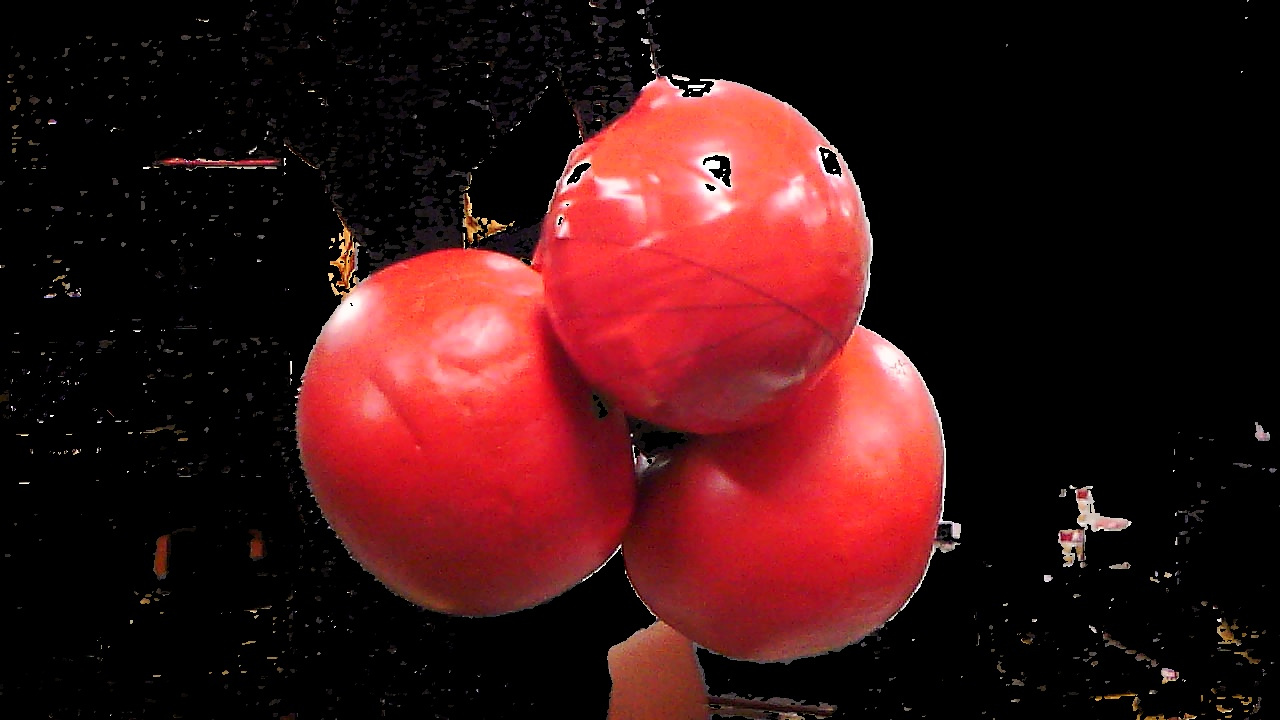
#> input picture tomato_ws/src/simple_detection/scripts/test_watershade/tomato.jpg, 1280 x 720 px
$ python test_edge.py   (older library calls are emulated)
#> lines starting #> are read from the running program, lines starting #| are printed output that depends on the picture; after the words box and inside, x2 and y2 are one past the last pixel; in counts of white or black regions, pixels touching at a corner belong together
import cv2
import numpy as np

img_path = "./test_watershade/tomato.jpg"
img = cv2.imread(img_path)
#> img is the input picture: shape (720, 1280, 3); mean B, G, R 20.1, 19.3, 60.2
img_blur = cv2.blur(img,(1,1))
height = img.shape[0]
#> height = 720
width = img.shape[1]
#> width = 1280

img_hsv = cv2.cvtColor(img, cv2.COLOR_BGR2HSV)
#> img_hsv: shape (720, 1280, 3); mean H, S, V 39.9, 80.8, 60.3

img_gray = cv2.cvtColor(img, cv2.COLOR_BGR2GRAY)

kernel = np.ones((5,5),np.uint8)
img_gray = cv2.erode(img_gray,kernel,iterations=1)

ret, img_gray_bin = cv2.threshold(img_gray, 20, 255, cv2.THRESH_BINARY)
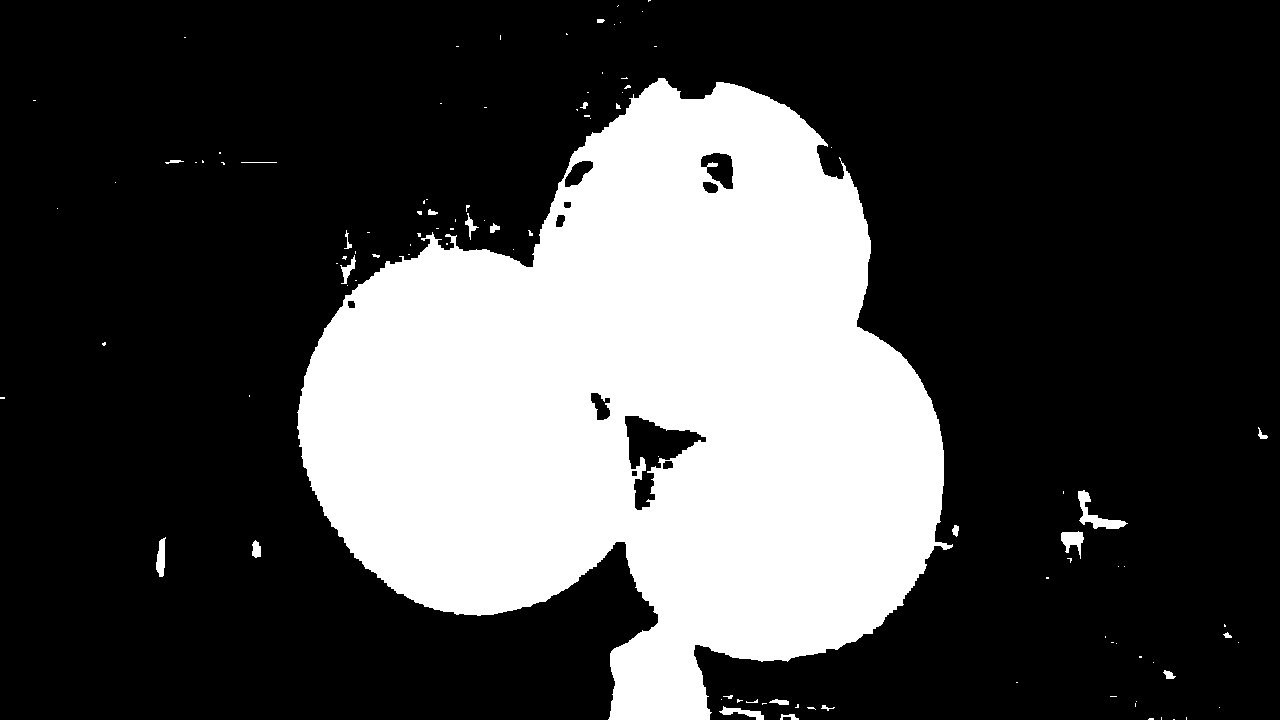
#> img_gray_bin: shape (720, 1280); 28.2% white; 104 white regions (78 under 20 px), largest, box (x1, y1, x2, y2) and area: (297, 78, 953, 720) 257091, (1078, 490, 1128, 529) 589, (1061, 531, 1084, 559) 338

img_gray_his = cv2.equalizeHist(img_gray)
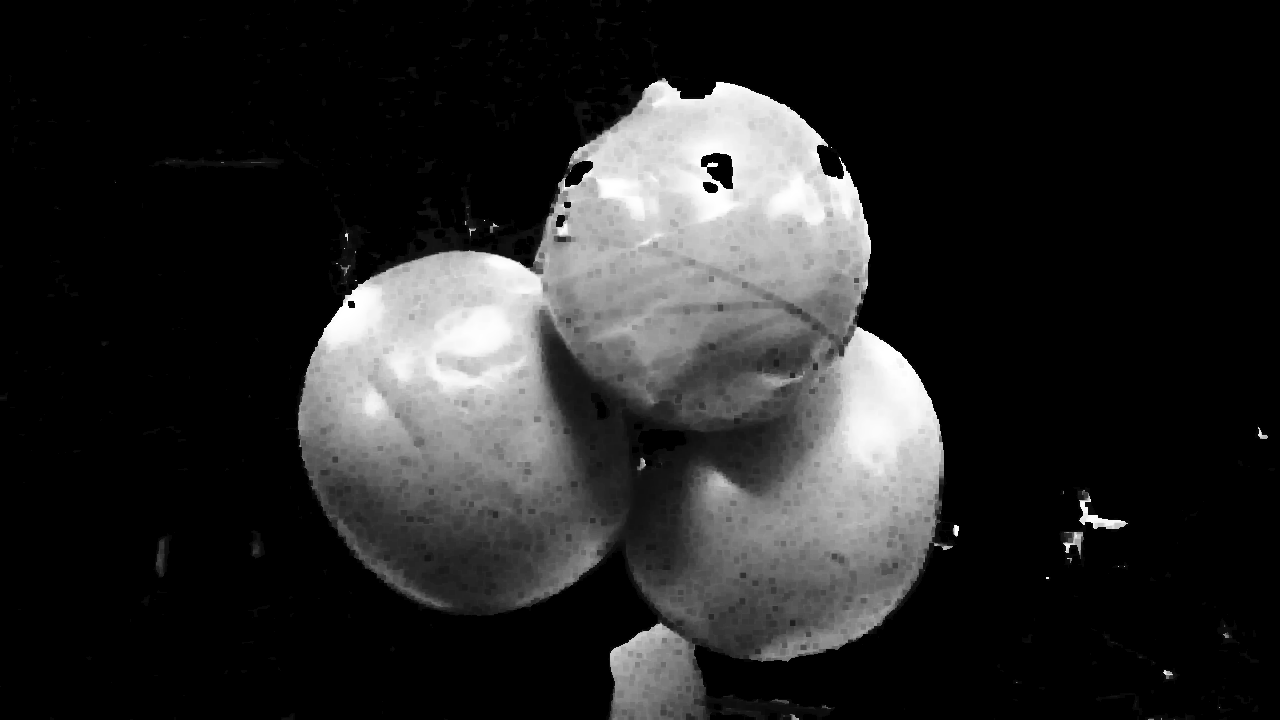
#> img_gray_his: shape (720, 1280); min 0, max 255, mean 39

# img_edge = cv2.Canny(img_gray,0,120)
# img_edge = cv2.Canny(img_blur,0,120)
# img_edge = cv2.Canny(img_hsv,100,200)

img_gray_his = cv2.blur(img_gray_his,(5,5))

img_edge_gray = cv2.Canny(img_gray_his,0,100)
#> img_edge_gray: shape (720, 1280); 0.75% white in thin lines or dots, all inside (x1, y1, x2, y2) = (155, 79, 1268, 720)

img_edge_hsv = cv2.Canny(img_hsv[:,:,2],40,200)
#> img_edge_hsv: shape (720, 1280); 2.6% white in thin lines or dots

# img_gray_hsv_erode = img_edge_hsv[np.where(img_gray != 0)]
extracted_image = cv2.bitwise_and(img_edge_hsv, img_gray_bin)
#> extracted_image: shape (720, 1280); 0.35% white in thin lines or dots, all inside (x1, y1, x2, y2) = (156, 78, 1268, 720)

sobelx = cv2.Sobel(src=img_gray_his,ddepth=cv2.CV_64F,dx=1,dy=0,ksize=11)
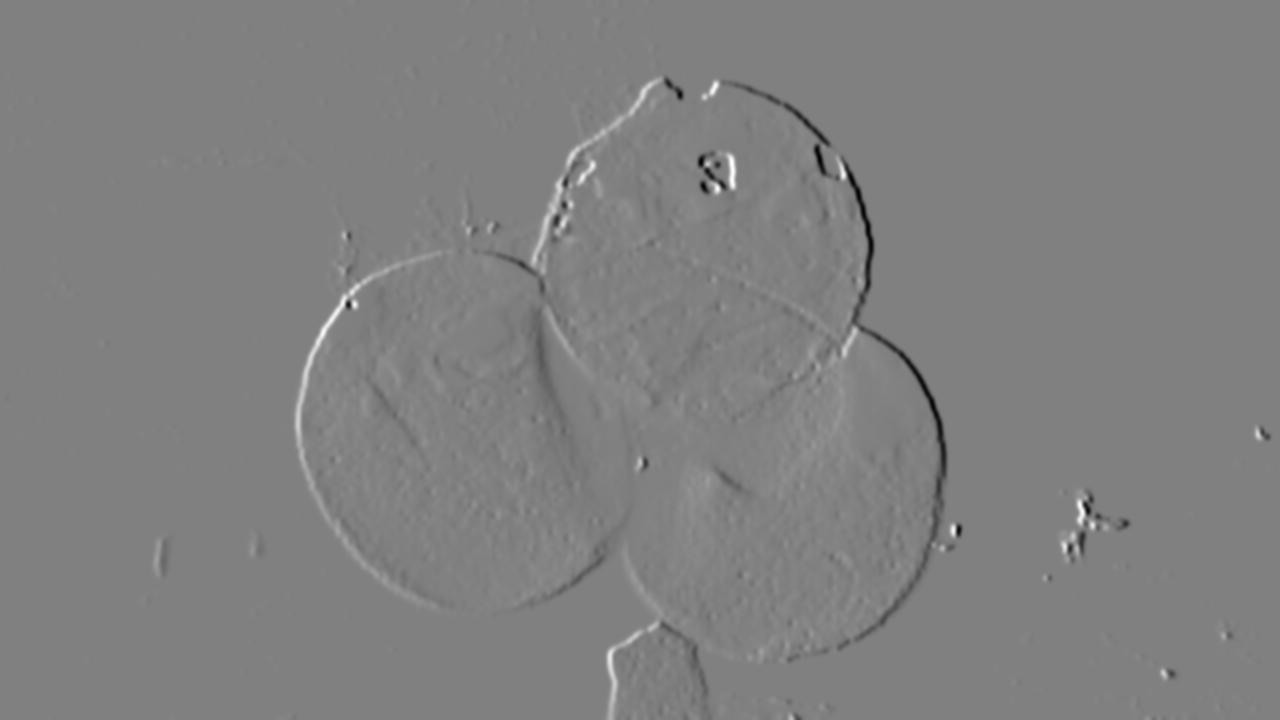
#> sobelx: shape (720, 1280) float64; min -23269207, max 22815673, mean -55.6; drawn with min black and max white

ret, threshold_img = cv2.threshold(img_gray_his, 60, 255, cv2.THRESH_BINARY)
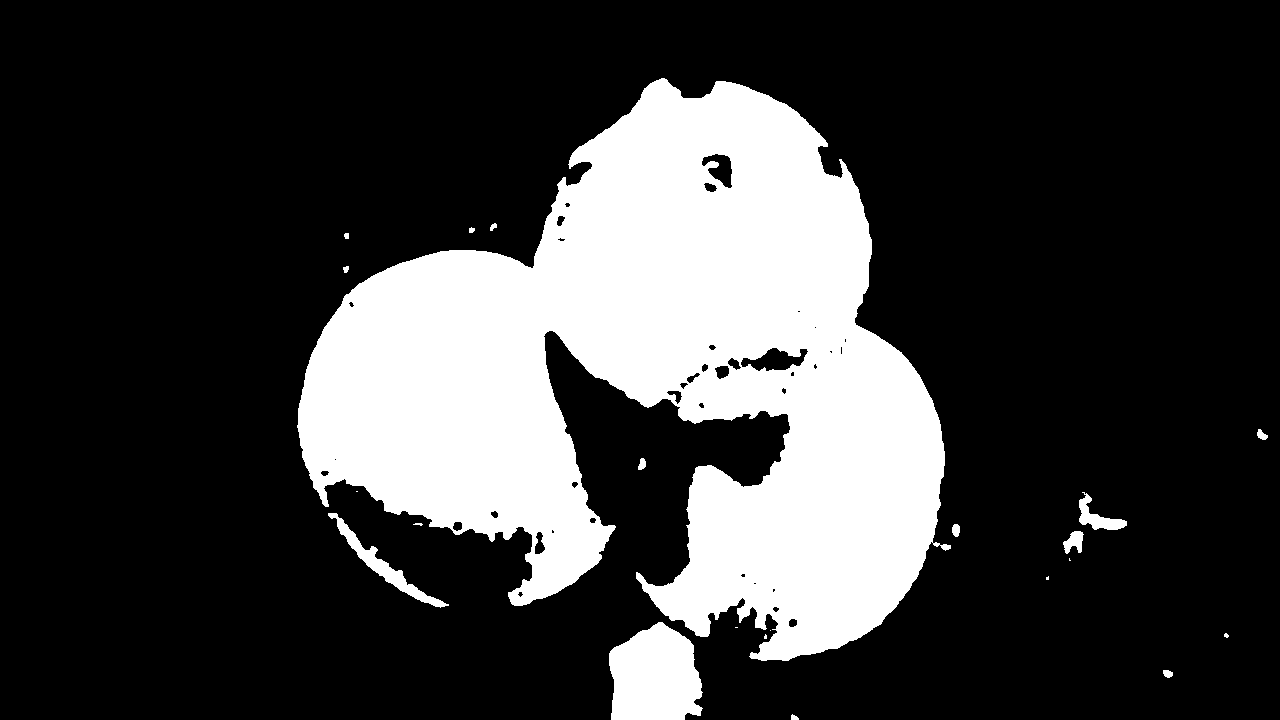
#> threshold_img: shape (720, 1280); 23.6% white; 22 white regions (8 under 20 px), largest, box (x1, y1, x2, y2) and area: (297, 78, 951, 661) 206830, (609, 622, 703, 720) 7304, (328, 513, 449, 608) 1577


# [14 lines of commented-out code are left out]

cv2.namedWindow("Edge img gray",cv2.WINDOW_NORMAL)
cv2.imshow("Edge img gray",img_edge_gray)

cv2.namedWindow("Edge img hsv",cv2.WINDOW_NORMAL)
cv2.imshow("Edge img hsv",img_edge_hsv)
# cv2.imshow("img_gray_hsv_erode",img_gray_hsv_erode)
# cv2.imshow("HSV",img_hsv[:,:,2])

cv2.namedWindow("GRAY with erode",cv2.WINDOW_NORMAL)
cv2.imshow("GRAY with erode",img_gray)
# cv2.imshow("Hist",img_gray_his)
# cv2.imshow("THRES",threshold_img)

cv2.namedWindow("extracted_image",cv2.WINDOW_NORMAL)
cv2.imshow("extracted_image",extracted_image)

cv2.waitKey(0)
cv2.destroyAllWindows()
